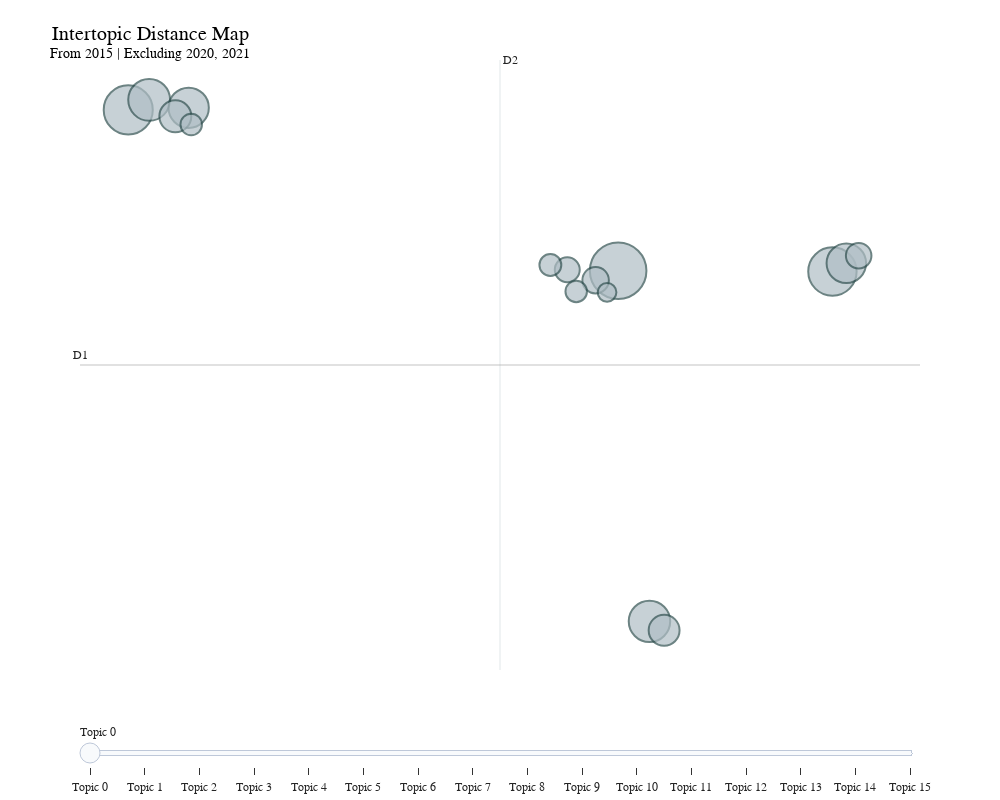

Source (notebook cell):
### Code cell
# ------------------------------------------------------------
# Visualize intertopic distances
# ------------------------------------------------------------

# N.B. UMAP (Uniform Manifold Approximation and Projection)
# used for dimensionality reduction. 
fig_2d = topic_model.visualize_topics(custom_labels=True)

# Update background and grid
fig_2d.update_layout(
    plot_bgcolor="white",
    paper_bgcolor="white",
    font_family="Arial",
    title={
        "text": f"Intertopic Distance Map<br><sup>{model_label}</sup>",
        "x": 0.15,
        "font": {"size": 20}
    },
    width=1000,
    height=800,
    xaxis=dict(
        showgrid=False,
        zeroline=True,
        showline=True,
        ticks="outside",
        title=None
    ),
    yaxis=dict(
        showgrid=False,
        zeroline=True,
        showline=True,
        ticks="outside",
        title=None
    ),
    legend=dict(
        orientation="h",
        yanchor="bottom",
        y=1.02,
        xanchor="center",
        x=0.5
    )
)
fig_2d.write_html("../outputs/intertopic_distance_map_2D.html")   

fig_2d.show()

### Figure 1 — Plotly figure (JSON) as saved in the notebook; plotly's stock layout.template omitted (floating-point values rounded to 4 significant figures)
{"data": [{"customdata": [[0, "passenger | year | cargo | growth | load", 201], [1, "saf | emissions | carbon | corsia | environmental", 151], [2, "safety | iosa | accidents | accident | aircraft", 147], [3, "tax | regulation | taxation | passenger | unruly", 110], [4, "cargo | data | lithium | ceiv | e", 108], [5, "airport | charges | infrastructure | airports | development", 102], [6, "security | information | smart security | smart | risk", 98], [7, "settlement | billion | processed | iss | bsp", 64], [8, "ndc | order | travel | airline | retailing", 60], [9, "commercial | world | contents | s | people", 44], [10, "travel | id | experience | passengers | digital", 41], [11, "chairman | president | airlines | board | group", 39], [12, "airlines | airways | latam | china | cargo", 30], [13, "slot | wsg | slots | regulation | capacity", 29], [14, "diversity | inclusion | diversity inclusion | female | gender", 29], [15, "training | itdi | strategic | partners | l", 22]], "hovertemplate": "<b>Topic %{customdata[0]}</b><br>%{customdata[1]}<br>Size: %{customdata[2]}", "legendgroup": "", "marker": {"color": "#B0BEC5", "line": {"color": "DarkSlateGrey", "width": 2}, "size": [201, 151, 147, 110, 108, 102, 98, 64, 60, 44, 41, 39, 30, 29, 29, 22], "sizemode": "area", "sizeref": 0.1256, "symbol": "circle"}, "mode": "markers", "name": "", "orientation": "v", "showlegend": false, "type": "scatter", "x": [3.115, -5.951, 7.08, -5.563, 3.695, -4.832, 7.337, -5.079, 3.966, 2.698, 7.566, 2.173, 1.861, -4.785, 2.339, 2.91], "xaxis": "x", "y": [2.885, 7.779, 2.862, 8.083, -7.776, 7.842, 3.115, 7.583, -8.048, 2.599, 3.345, 2.917, 3.061, 7.335, 2.256, 2.23], "yaxis": "y"}], "layout": {"annotations": [{"showarrow": false, "text": "D1", "x": -6.843, "y": 0.02044, "yshift": 10}, {"showarrow": false, "text": "D2", "x": 0.9288, "xshift": 10, "y": 9.296}], "font": {"family": "Arial"}, "height": 800, "hoverlabel": {"bgcolor": "white", "font": {"family": "Rockwell", "size": 16}}, "legend": {"itemsizing": "constant", "orientation": "h", "tracegroupgap": 0, "x": 0.5, "xanchor": "center", "y": 1.02, "yanchor": "bottom"}, "margin": {"t": 60}, "paper_bgcolor": "white", "plot_bgcolor": "white", "shapes": [{"line": {"color": "#CFD8DC", "width": 2}, "type": "line", "x0": 0.9288, "x1": 0.9288, "y0": -9.255, "y1": 9.296}, {"line": {"color": "#9E9E9E", "width": 2}, "type": "line", "x0": -6.843, "x1": 8.701, "y0": 0.02044, "y1": 0.02044}], "sliders": [{"active": 0, "pad": {"t": 50}, "steps": [{"args": [{"marker.color": [["red", "#B0BEC5", "#B0BEC5", "#B0BEC5", "#B0BEC5", "#B0BEC5", "#B0BEC5", "#B0BEC5", "#B0BEC5", "#B0BEC5", "#B0BEC5", "#B0BEC5", "#B0BEC5", "#B0BEC5", "#B0BEC5", "#B0BEC5"]]}], "label": "Topic 0", "method": "update"}, {"args": [{"marker.color": [["#B0BEC5", "red", "#B0BEC5", "#B0BEC5", "#B0BEC5", "#B0BEC5", "#B0BEC5", "#B0BEC5", "#B0BEC5", "#B0BEC5", "#B0BEC5", "#B0BEC5", "#B0BEC5", "#B0BEC5", "#B0BEC5", "#B0BEC5"]]}], "label": "Topic 1", "method": "update"}, {"args": [{"marker.color": [["#B0BEC5", "#B0BEC5", "red", "#B0BEC5", "#B0BEC5", "#B0BEC5", "#B0BEC5", "#B0BEC5", "#B0BEC5", "#B0BEC5", "#B0BEC5", "#B0BEC5", "#B0BEC5", "#B0BEC5", "#B0BEC5", "#B0BEC5"]]}], "label": "Topic 2", "method": "update"}, {"args": [{"marker.color": [["#B0BEC5", "#B0BEC5", "#B0BEC5", "red", "#B0BEC5", "#B0BEC5", "#B0BEC5", "#B0BEC5", "#B0BEC5", "#B0BEC5", "#B0BEC5", "#B0BEC5", "#B0BEC5", "#B0BEC5", "#B0BEC5", "#B0BEC5"]]}], "label": "Topic 3", "method": "update"}, {"args": [{"marker.color": [["#B0BEC5", "#B0BEC5", "#B0BEC5", "#B0BEC5", "red", "#B0BEC5", "#B0BEC5", "#B0BEC5", "#B0BEC5", "#B0BEC5", "#B0BEC5", "#B0BEC5", "#B0BEC5", "#B0BEC5", "#B0BEC5", "#B0BEC5"]]}], "label": "Topic 4", "method": "update"}, {"args": [{"marker.color": [["#B0BEC5", "#B0BEC5", "#B0BEC5", "#B0BEC5", "#B0BEC5", "red", "#B0BEC5", "#B0BEC5", "#B0BEC5", "#B0BEC5", "#B0BEC5", "#B0BEC5", "#B0BEC5", "#B0BEC5", "#B0BEC5", "#B0BEC5"]]}], "label": "Topic 5", "method": "update"}, {"args": [{"marker.color": [["#B0BEC5", "#B0BEC5", "#B0BEC5", "#B0BEC5", "#B0BEC5", "#B0BEC5", "red", "#B0BEC5", "#B0BEC5", "#B0BEC5", "#B0BEC5", "#B0BEC5", "#B0BEC5", "#B0BEC5", "#B0BEC5", "#B0BEC5"]]}], "label": "Topic 6", "method": "update"}, {"args": [{"marker.color": [["#B0BEC5", "#B0BEC5", "#B0BEC5", "#B0BEC5", "#B0BEC5", "#B0BEC5", "#B0BEC5", "red", "#B0BEC5", "#B0BEC5", "#B0BEC5", "#B0BEC5", "#B0BEC5", "#B0BEC5", "#B0BEC5", "#B0BEC5"]]}], "label": "Topic 7", "method": "update"}, {"args": [{"marker.color": [["#B0BEC5", "#B0BEC5", "#B0BEC5", "#B0BEC5", "#B0BEC5", "#B0BEC5", "#B0BEC5", "#B0BEC5", "red", "#B0BEC5", "#B0BEC5", "#B0BEC5", "#B0BEC5", "#B0BEC5", "#B0BEC5", "#B0BEC5"]]}], "label": "Topic 8", "method": "update"}, {"args": [{"marker.color": [["#B0BEC5", "#B0BEC5", "#B0BEC5", "#B0BEC5", "#B0BEC5", "#B0BEC5", "#B0BEC5", "#B0BEC5", "#B0BEC5", "red", "#B0BEC5", "#B0BEC5", "#B0BEC5", "#B0BEC5", "#B0BEC5", "#B0BEC5"]]}], "label": "Topic 9", "method": "update"}, {"args": [{"marker.color": [["#B0BEC5", "#B0BEC5", "#B0BEC5", "#B0BEC5", "#B0BEC5", "#B0BEC5", "#B0BEC5", "#B0BEC5", "#B0BEC5", "#B0BEC5", "red", "#B0BEC5", "#B0BEC5", "#B0BEC5", "#B0BEC5", "#B0BEC5"]]}], "label": "Topic 10", "method": "update"}, {"args": [{"marker.color": [["#B0BEC5", "#B0BEC5", "#B0BEC5", "#B0BEC5", "#B0BEC5", "#B0BEC5", "#B0BEC5", "#B0BEC5", "#B0BEC5", "#B0BEC5", "#B0BEC5", "red", "#B0BEC5", "#B0BEC5", "#B0BEC5", "#B0BEC5"]]}], "label": "Topic 11", "method": "update"}, {"args": [{"marker.color": [["#B0BEC5", "#B0BEC5", "#B0BEC5", "#B0BEC5", "#B0BEC5", "#B0BEC5", "#B0BEC5", "#B0BEC5", "#B0BEC5", "#B0BEC5", "#B0BEC5", "#B0BEC5", "red", "#B0BEC5", "#B0BEC5", "#B0BEC5"]]}], "label": "Topic 12", "method": "update"}, {"args": [{"marker.color": [["#B0BEC5", "#B0BEC5", "#B0BEC5", "#B0BEC5", "#B0BEC5", "#B0BEC5", "#B0BEC5", "#B0BEC5", "#B0BEC5", "#B0BEC5", "#B0BEC5", "#B0BEC5", "#B0BEC5", "red", "#B0BEC5", "#B0BEC5"]]}], "label": "Topic 13", "method": "update"}, {"args": [{"marker.color": [["#B0BEC5", "#B0BEC5", "#B0BEC5", "#B0BEC5", "#B0BEC5", "#B0BEC5", "#B0BEC5", "#B0BEC5", "#B0BEC5", "#B0BEC5", "#B0BEC5", "#B0BEC5", "#B0BEC5", "#B0BEC5", "red", "#B0BEC5"]]}], "label": "Topic 14", "method": "update"}, {"args": [{"marker.color": [["#B0BEC5", "#B0BEC5", "#B0BEC5", "#B0BEC5", "#B0BEC5", "#B0BEC5", "#B0BEC5", "#B0BEC5", "#B0BEC5", "#B0BEC5", "#B0BEC5", "#B0BEC5", "#B0BEC5", "#B0BEC5", "#B0BEC5", "red"]]}], "label": "Topic 15", "method": "update"}]}], "title": {"font": {"color": "Black", "size": 20}, "text": "Intertopic Distance Map<br><sup>From 2015 | Excluding 2020, 2021</sup>", "x": 0.15, "xanchor": "center", "y": 0.95, "yanchor": "top"}, "width": 1000, "xaxis": {"anchor": "y", "domain": [0, 1], "range": [-6.843, 8.701], "showgrid": false, "showline": true, "ticks": "outside", "title": {}, "visible": false, "zeroline": true}, "yaxis": {"anchor": "x", "domain": [0, 1], "range": [-9.255, 9.296], "showgrid": false, "showline": true, "ticks": "outside", "title": {}, "visible": false, "zeroline": true}}}
